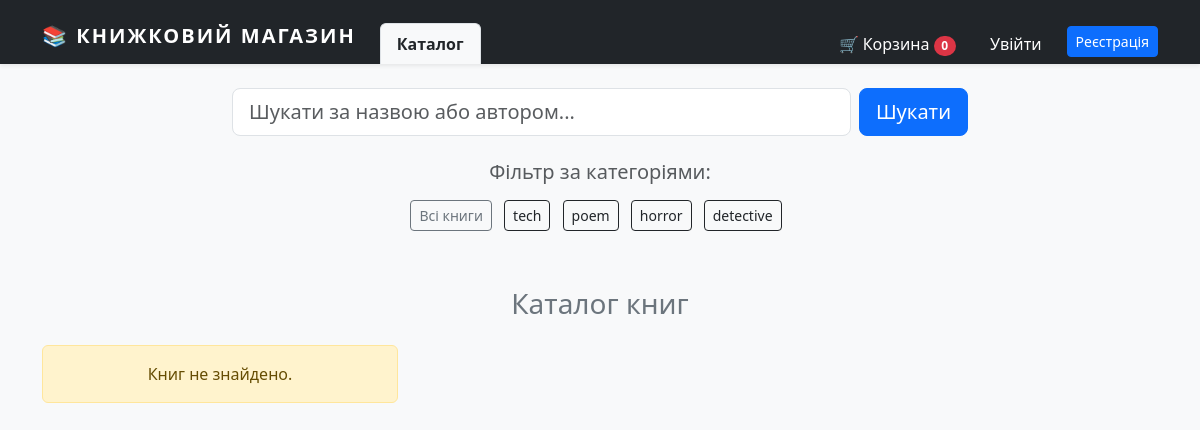
The page /?category=children on the database as committed earlier.
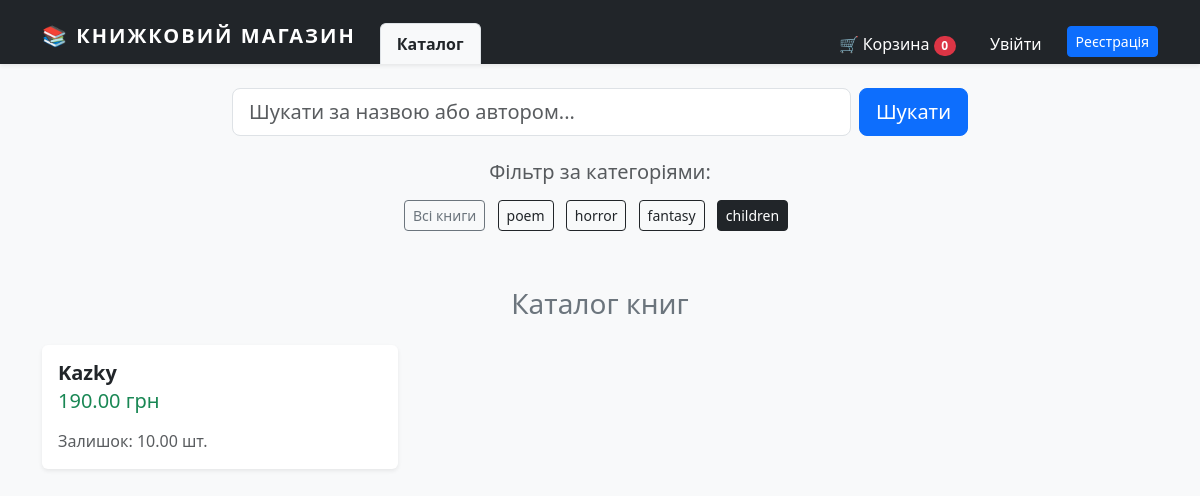
The same page on the database as committed later.
### shop/models.py (models this page shows, shortened)
class Category(models.Model):
    name = models.CharField(max_length=200)
    slug = models.SlugField(max_length=200, unique=True)

class Book(models.Model):
    title = models.CharField(max_length=200)
    author = models.ManyToManyField(Author)
    category = models.ManyToManyField(Category)
    price = models.DecimalField(max_digits=6, decimal_places=2)
    added_at = models.DateTimeField(auto_now_add=True)
    publisher_year = models.IntegerField()
    amount = models.DecimalField(max_digits=6, decimal_places=2)
    available = models.BooleanField(default=True)
    publisher = models.ForeignKey(Publisher, on_delete=models.CASCADE)
    calculated_average = models.DecimalField(max_digits=3, decimal_places=2, default=0.00)

### shop/views.py (the view)
# urls.py: path('', BookListView.as_view(), name='book_list'),
class BookListView(ListView):
    model = Book
    template_name = 'shop/book_list.html'
    context_object_name = 'books'
    paginate_by = 3
    def get_queryset(self):
        queryset = Book.objects.filter(amount__gt=0, available=True)
        query = self.request.GET.get('query')
        category_slug = self.request.GET.get('category')
        if query:
            clean_query = query.strip()
            queryset = queryset.filter(
                Q(title__icontains=clean_query) |
                Q(author__name__icontains=clean_query)
            ).distinct()
        if category_slug:
            queryset = queryset.filter(category__slug=category_slug)
        return queryset
    def get_context_data(self, *, object_list=None, **kwargs):
        context = super(BookListView, self).get_context_data(**kwargs)
        context['categories'] = Category.objects.all()
        return context

### templates/shop/book_list.html (shortened to what this page needs)
{% extends 'shop/base.html' %} {% block content %}
    <div class="row justify-content-center mb-4">
        <div class="col-md-8">
            <form method="get" action="{% url 'shop:book_list' %}" class="d-flex">
                <input class="form-control me-2 form-control-lg" type="search" name="query"
                       placeholder="Шукати за назвою або автором..."
                       value="{{ request.GET.query }}">
                <button class="btn btn-primary btn-lg" type="submit">Шукати</button>
            </form>
        </div>
    </div>
    <div class="text-center mb-5">
        <h5 class="text-muted mb-3">Фільтр за категоріями:</h5>
        <a href="{% url 'shop:book_list' %}" class="btn btn-outline-secondary btn-sm me-2 mb-2 {% if not request.GET.category %}active{% endif %}">
            Всі книги
        </a>
        {% for cat in categories %}
            <a href="?category={{ cat.slug }}{% if request.GET.query %}&query={{ request.GET.query }}{% endif %}"
               class="btn btn-outline-dark btn-sm me-2 mb-2 {% if request.GET.category == cat.slug %}active{% endif %}">
                {{ cat.name }}
            </a>
        {% endfor %}
    </div>
    <h3 class="mb-4 text-secondary text-center">Каталог книг</h3>
    <div class="row row-cols-1 row-cols-md-3 g-4">
        {% for book in books %}
            <div class="col">
                <div class="card h-100 shadow-sm border-0">
                    <div class="card-body">
                        <h5 class="card-title">
                            <a href="{% url 'shop:book_detail' book.pk %}" class="text-decoration-none text-dark fw-bold">
                                {{ book.title }}
                            </a>
                        </h5>
                        <h6 class="card-subtitle mb-3 text-success fs-5">{{ book.price }} грн</h6>
                        <p class="card-text text-muted mb-0">Залишок: {{ book.amount }} шт.</p>
                    </div>
                </div>
            </div>
        {% empty %}
            <div class="col-12">
                <div class="alert alert-warning text-center" role="alert">
                    Книг не знайдено.
                </div>
            </div>
        {% endfor %}
    </div>
{% endblock %}

Rows that differ between the two databases and show on the page:
removed Category: name "tech"
changed Category: name "detective" → "fantasy"
added Category: name "children", slug "children" (drawn)
added Book: title "Kazky", price "190.00", amount "10.00"
Other text that changed with them:
text no longer shown: "Книг не знайдено."
